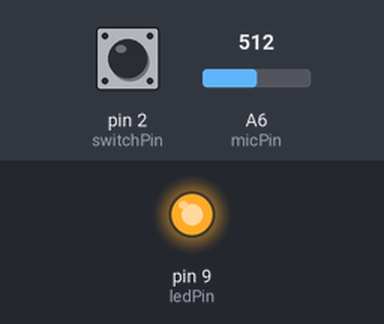
The sketch below on a simulated Arduino Nano, built with avr-gcc and run on an emulated ATmega328P. Shown: output pins drawn as LEDs (lit = HIGH). Inputs (shaded band) come from the test bench; at power-on: pin 2 (switchPin) HIGH, A6 (micPin) = 512. What the sketch prints to the serial monitor is not drawn.

Above: at 1.2 s.
1.3 s: pin 2 (switchPin) pulled LOW for 0.25 s
At 1.5 s:
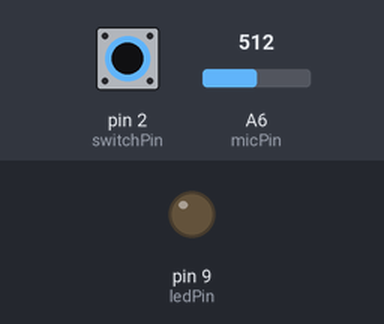
3.1 s: pin 2 (switchPin) pulled LOW for 3.2 s
At 6.7 s:
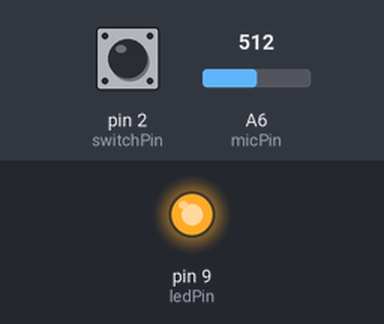
Timing chart, 0 to 8.2 s (numbered marks = the images above; inputs shaded):
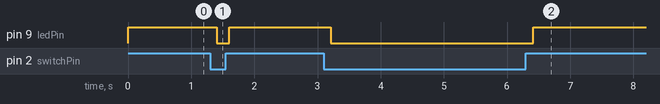

The sketch:

pushdownswitch.ino
```cpp
// Define pins
int switchPin = 2;  // Reads switch state (C1)
int ledPin = 9;     // Controls the internal LED ("-" pin)
int micPin = A6;    // Analog input for the MAX4466 microphone

void setup() {
  pinMode(switchPin, INPUT_PULLUP);  // Enable pull-up resistor for switch
  pinMode(ledPin, OUTPUT);
  //digitalWrite(ledPin, LOW);  // Ensure LED is OFF initially
  Serial.begin(115200);
}

void loop() {
  int switchState = digitalRead(switchPin);  // Read switch state
  int micValue = analogRead(micPin);         // Read microphone output

  // Switch handling
  if (switchState == LOW) {
    digitalWrite(ledPin, LOW);  // Turn ON internal LED
    //Serial.println("Switch Pressed - LED ON");
  } else {
    digitalWrite(ledPin, HIGH);   // Turn OFF internal LED
    //Serial.println("Switch Released - LED OFF");
  }

  // Print microphone value
  Serial.print("Microphone Output: ");
  Serial.println(micValue);

  delay(200);  // Small delay for stability
}
```

Measured:
- after the input at 1.3 s, pin 9 (ledPin): HIGH → LOW after 0.10 s, → HIGH 0.20 s later
- after the input at 3.1 s, pin 9 (ledPin): HIGH → LOW after 0.11 s, → HIGH 3.2 s later
